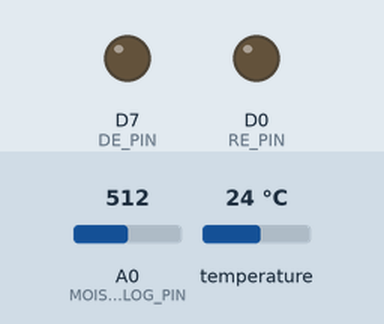
Bench run of a sketch on a simulated ESP8266 (NodeMCU). Parts: output pins drawn as LEDs (lit = HIGH). The inputs (shaded band) are chosen by the test bench; at power-on: A0 (MOISTURE_ANALOG_PIN) = 512, temperature 24 °C. WiFi joins after 1.5 s; servers stay silent unless stated; what the sketch prints to the serial monitor is not drawn.

Above: at 6.1 s.
At 13.84 s:
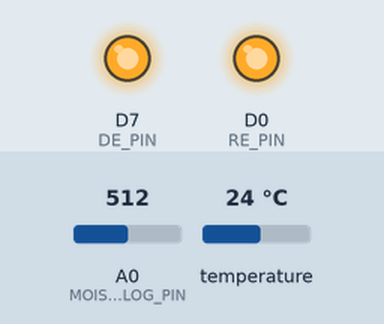
Timing chart, 0 to 15.6 s (numbered marks = the images above):
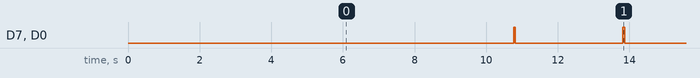

Measured:
- by itself, D7 (DE_PIN), D0 (RE_PIN): repeats every 10.8 s: 2 × (LOW 3.0 s, HIGH 0.05 s), LOW 4.7 s, HIGH 0.05 s
- by itself, everything shown: repeats every 10.8 s, in 6 steps

The sketch:

hardware_code.ino
```cpp
// =============================================================
//  Soil IoT Monitor — NodeMCU ESP8266
//  Sensors: MH Moisture | DS18B20 Temp | NPK RS485
//  Cloud:   Firebase Realtime Database
// =============================================================

#include <ESP8266WiFi.h>
#include <FirebaseESP8266.h>
#include <OneWire.h>
#include <DallasTemperature.h>
#include <SoftwareSerial.h>

// ----------------------------------------------------------
// 1. CONFIGURATION — fill in your details
// ----------------------------------------------------------
#define WIFI_SSID        "Oppo A78"
#define WIFI_PASSWORD    "sweety.."
#define FIREBASE_HOST    "soil-health-monitoring-system-default-rtdb.asia-southeast1.firebasedatabase.app"
#define FIREBASE_AUTH    "c8CzUmNnhV5dSdkykWvDPErac1ERIaNd9lMZMXgG"

// ----------------------------------------------------------
// 2. PIN DEFINITIONS
// ----------------------------------------------------------
#define MOISTURE_ANALOG_PIN   A0    // MH sensor AO → A0
#define ONE_WIRE_PIN          D4    // DS18B20 Data → D4

// NPK RS485 pins — using same pins as your working NPK code
// NodeMCU D5=GPIO14, D6=GPIO12, D3=GPIO0, D8=GPIO2
#define RS485_RX_PIN          D6    // GPIO14 → MAX485 RO
#define RS485_TX_PIN          D5    // GPIO12 → MAX485 DI
#define DE_PIN                D7    // GPIO0  → MAX485 DE
#define RE_PIN                D0    // GPIO2  → MAX485 RE

// ----------------------------------------------------------
// 3. TIMING
// ----------------------------------------------------------
#define READ_INTERVAL_MS  10000

// ----------------------------------------------------------
// 4. NPK MODBUS QUERY FRAMES
// ----------------------------------------------------------
//const byte nitro[] = {0x01, 0x03, 0x00, 0x1e, 0x00, 0x01, 0xe4, 0x0c};
//const byte nitro[] = {0x01, 0x03, 0x00, 0x1d, 0x00, 0x01, 0x15, 0xcc};
const byte nitro[] = { 0x01, 0x03, 0x00, 0x1e, 0x00, 0x01, 0xe4, 0x0c };
const byte phos[] = { 0x01, 0x03, 0x00, 0x1f, 0x00, 0x01, 0xb5, 0xcc };
const byte pota[] = { 0x01, 0x03, 0x00, 0x20, 0x00, 0x01, 0x85, 0xc0 };

byte values[11];

// ----------------------------------------------------------
// 5. OBJECTS
// ----------------------------------------------------------
OneWire           oneWire(ONE_WIRE_PIN);
DallasTemperature tempSensor(&oneWire);

// SoftwareSerial with 4800 baud — exactly as in your working NPK code
SoftwareSerial    mod(RS485_RX_PIN, RS485_TX_PIN);

FirebaseData      fbData;
FirebaseConfig    fbConfig;
FirebaseAuth      fbAuth;

unsigned long lastReadTime = 0;

// ----------------------------------------------------------
// 6. SENSOR HELPERS
// ----------------------------------------------------------

/*int readMoisture() {
  int raw = analogRead(A0);
  Serial.print("[RAW MOISTURE] ");
  int moisture = map(raw, 1023, 0, 0, 100);
  return moisture;
}*/
int readMoisture() {
  int raw = analogRead(MOISTURE_ANALOG_PIN);
  return constrain(map(raw, 1023, 0, 0, 100), 0, 100);
}
/*int readMoisture() {
  int raw = analogRead(A0);

  Serial.print("[RAW] ");
  Serial.println(raw);

  // temporary return raw for debugging
  return raw;
}*/

float readTemperature() {
  tempSensor.requestTemperatures();
  float t = tempSensor.getTempCByIndex(0);
  if (t == DEVICE_DISCONNECTED_C) {
    Serial.println("[TEMP] Sensor not found!");
    return -999.0;
  }
  return t;
}

// ----------------------------------------------------------
// 7. NPK FUNCTIONS — copied exactly from your working code
//    Only change: DE_PIN / RE_PIN instead of hardcoded 0/2
// ----------------------------------------------------------

byte readNPKValue(const byte* cmd) {
  // Flush old data
  while (mod.available()) mod.read();

  digitalWrite(DE_PIN, HIGH);
  digitalWrite(RE_PIN, HIGH);
  delay(50);
  mod.write(cmd, 8);
  mod.flush();                  // wait until all bytes are sent

  digitalWrite(DE_PIN, LOW);
  digitalWrite(RE_PIN, LOW);

  // Wait up to 1 second for 7 bytes response
  unsigned long start = millis();
  int index = 0;
  while (millis() - start < 2000) {
    if (mod.available()) {
      values[index++] = mod.read();
      if (index >= 7) break;
    }
  }

  if (index < 7) {
    Serial.printf("[NPK] Got %d/7 bytes\n", index);
    return 0;
  }
  return values[4];
}

byte nitrogen()    { return readNPKValue(nitro); }
byte phosphorous() { return readNPKValue(phos);  }
byte potassium()   { return readNPKValue(pota);  }

// ----------------------------------------------------------
// 8. SETUP
// ----------------------------------------------------------
void setup() {
  Serial.begin(115200);
  Serial.println("\n=== Soil IoT Monitor booting ===");

  // RS485 DE/RE pins
  pinMode(DE_PIN, OUTPUT);
  pinMode(RE_PIN, OUTPUT);
  digitalWrite(DE_PIN, LOW);
  digitalWrite(RE_PIN, LOW);   // start in receive mode

  // NPK serial at 4800 baud — same as your working NPK code
  mod.begin(4800);

  // DS18B20
  pinMode(ONE_WIRE_PIN, INPUT_PULLUP);
  tempSensor.begin();
  Serial.print("[TEMP] DS18B20 sensors found: ");
  Serial.println(tempSensor.getDeviceCount());

  // Wi-Fi
  WiFi.begin(WIFI_SSID, WIFI_PASSWORD);
  Serial.print("[WiFi] Connecting");
  while (WiFi.status() != WL_CONNECTED) {
    delay(500);
    Serial.print(".");
  }
  Serial.println("\n[WiFi] Connected: " + WiFi.localIP().toString());

  // Firebase
  Firebase.setReadTimeout(fbData, 1000 * 60);
  Firebase.setwriteSizeLimit(fbData, "tiny");
  fbConfig.host         = FIREBASE_HOST;
  fbConfig.signer.tokens.legacy_token = FIREBASE_AUTH;
  Firebase.begin(&fbConfig, &fbAuth);
  Firebase.reconnectWiFi(true);
  Serial.println("[Firebase] Ready");
}

// ----------------------------------------------------------
// 9. LOOP
// ----------------------------------------------------------
void loop() {
  if (millis() - lastReadTime >= READ_INTERVAL_MS) {
    lastReadTime = millis();

    // --- Moisture ---
    int moisture = readMoisture();
    Serial.printf("[MOISTURE] %d%%\n", moisture);

    // --- Temperature ---
    float tempC = readTemperature();
    if (tempC != -999.0)
      Serial.printf("[TEMP] %.2f C\n", tempC);

    // --- NPK (using your proven working functions) ---
    byte N = nitrogen();
    delay(1000);
    byte P = phosphorous();
    delay(1000);
    byte K = potassium();
    delay(1000);
    Serial.printf("[NPK] N=%d  P=%d  K=%d  mg/kg\n", N, P, K);

    // --- Firebase upload ---
    if (WiFi.status() == WL_CONNECTED) {
      String path = "/soil";
      Firebase.setInt(fbData,   path + "/moisture_pct",    moisture);
      if (tempC != -999.0)
        Firebase.setFloat(fbData, path + "/temperature_c", tempC);
      Firebase.setInt(fbData,   path + "/nitrogen_mgkg",   N);
      Firebase.setInt(fbData,   path + "/phosphorus_mgkg", P);
      Firebase.setInt(fbData,   path + "/potassium_mgkg",  K);
      Firebase.setInt(fbData,   path + "/uptime_ms",       (int)millis());
      Serial.println("[Firebase] Upload done");
    } else {
      Serial.println("[WiFi] Disconnected — skipping upload");
    }
    Serial.println("---");
  }
}
```
